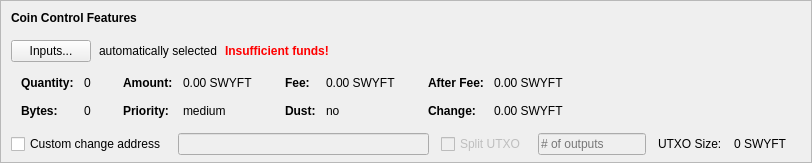
       <widget class="QFrame" name="frameCoinControl">
        <property name="sizePolicy">
         <sizepolicy hsizetype="Expanding" vsizetype="Expanding">
          <horstretch>0</horstretch>
          <verstretch>0</verstretch>
         </sizepolicy>
        </property>
        <property name="maximumSize">
         <size>
          <width>16777215</width>
          <height>16777215</height>
         </size>
        </property>
        <property name="frameShape">
         <enum>QFrame::StyledPanel</enum>
        </property>
        <property name="frameShadow">
         <enum>QFrame::Sunken</enum>
        </property>
        <layout class="QVBoxLayout" name="verticalLayoutCoinControl2">
         <property name="spacing">
          <number>0</number>
         </property>
         <property name="leftMargin">
          <number>0</number>
         </property>
         <property name="topMargin">
          <number>0</number>
         </property>
         <property name="rightMargin">
          <number>0</number>
         </property>
         <property name="bottomMargin">
          <number>6</number>
         </property>
         <item>
          <layout class="QVBoxLayout" name="verticalLayoutCoinControl" stretch="0,0,0,0,1">
           <property name="spacing">
            <number>0</number>
           </property>
           <property name="leftMargin">
            <number>10</number>
           </property>
           <property name="topMargin">
            <number>10</number>
           </property>
           <item>
            <layout class="QHBoxLayout" name="horizontalLayoutCoinControl1">
             <property name="bottomMargin">
              <number>15</number>
             </property>
             <item>
              <widget class="QLabel" name="labelCoinControlFeatures">
               <property name="sizePolicy">
                <sizepolicy hsizetype="Preferred" vsizetype="Maximum">
                 <horstretch>0</horstretch>
                 <verstretch>0</verstretch>
                </sizepolicy>
               </property>
               <property name="font">
                <font>
                 <weight>75</weight>
                 <bold>true</bold>
                </font>
               </property>
               <property name="styleSheet">
                <string notr="true">font-weight:bold;</string>
               </property>
               <property name="text">
                <string>Coin Control Features</string>
               </property>
              </widget>
             </item>
            </layout>
           </item>
           <item>
            <layout class="QHBoxLayout" name="horizontalLayoutCoinControl2" stretch="0,0,0,0">
             <property name="spacing">
              <number>8</number>
             </property>
             <property name="bottomMargin">
              <number>10</number>
             </property>
             <item>
              <widget class="QPushButton" name="pushButtonCoinControl">
               <property name="styleSheet">
                <string notr="true"/>
               </property>
               <property name="text">
                <string>Inputs...</string>
               </property>
               <property name="autoDefault">
                <bool>false</bool>
               </property>
              </widget>
             </item>
             <item>
              <widget class="QLabel" name="labelCoinControlAutomaticallySelected">
               <property name="text">
                <string>automatically selected</string>
               </property>
               <property name="margin">
                <number>5</number>
               </property>
              </widget>
             </item>
             <item>
              <widget class="QLabel" name="labelCoinControlInsuffFunds">
               <property name="font">
                <font>
                 <weight>75</weight>
                 <bold>true</bold>
                </font>
               </property>
               <property name="styleSheet">
                <string notr="true">color:red;font-weight:bold;</string>
               </property>
               <property name="text">
                <string>Insufficient funds!</string>
               </property>
               <property name="margin">
                <number>5</number>
               </property>
              </widget>
             </item>
             <item>
              <spacer name="horizontalSpacerCoinControl">
               <property name="orientation">
                <enum>Qt::Horizontal</enum>
               </property>
               <property name="sizeHint" stdset="0">
                <size>
                 <width>40</width>
                 <height>1</height>
                </size>
               </property>
              </spacer>
             </item>
            </layout>
           </item>
           <item>
            <widget class="QWidget" name="widgetCoinControl" native="true">
             <property name="sizePolicy">
              <sizepolicy hsizetype="Preferred" vsizetype="Preferred">
               <horstretch>0</horstretch>
               <verstretch>0</verstretch>
              </sizepolicy>
             </property>
             <property name="minimumSize">
              <size>
               <width>0</width>
               <height>0</height>
              </size>
             </property>
             <property name="styleSheet">
              <string notr="true"/>
             </property>
             <layout class="QHBoxLayout" name="horizontalLayoutCoinControl5">
              <property name="margin">
               <number>0</number>
              </property>
              <item>
               <layout class="QHBoxLayout" name="horizontalLayoutCoinControl3" stretch="0,0,0,1">
                <property name="spacing">
                 <number>20</number>
                </property>
                <property name="topMargin">
                 <number>0</number>
                </property>
                <property name="bottomMargin">
                 <number>10</number>
                </property>
                <item>
                 <layout class="QFormLayout" name="formLayoutCoinControl1">
                  <property name="horizontalSpacing">
                   <number>10</number>
                  </property>
                  <property name="verticalSpacing">
                   <number>14</number>
                  </property>
                  <property name="leftMargin">
                   <number>10</number>
                  </property>
                  <property name="topMargin">
                   <number>4</number>
                  </property>
                  <property name="rightMargin">
                   <number>6</number>
                  </property>
                  <item row="0" column="0">
                   <widget class="QLabel" name="labelCoinControlQuantityText">
                    <property name="font">
                     <font>
                      <weight>75</weight>
                      <bold>true</bold>
                     </font>
                    </property>
                    <property name="text">
                     <string>Quantity:</string>
                    </property>
                    <property name="margin">
                     <number>0</number>
                    </property>
                   </widget>
                  </item>
                  <item row="0" column="1">
                   <widget class="QLabel" name="labelCoinControlQuantity">
                    <property name="cursor">
                     <cursorShape>IBeamCursor</cursorShape>
                    </property>
                    <property name="contextMenuPolicy">
                     <enum>Qt::ActionsContextMenu</enum>
                    </property>
                    <property name="text">
                     <string notr="true">0</string>
                    </property>
                    <property name="margin">
                     <number>0</number>
                    </property>
                    <property name="textInteractionFlags">
                     <set>Qt::LinksAccessibleByMouse|Qt::TextSelectableByKeyboard|Qt::TextSelectableByMouse</set>
                    </property>
                   </widget>
                  </item>
                  <item row="1" column="0">
                   <widget class="QLabel" name="labelCoinControlBytesText">
                    <property name="font">
                     <font>
                      <weight>75</weight>
                      <bold>true</bold>
                     </font>
                    </property>
                    <property name="text">
                     <string>Bytes:</string>
                    </property>
                   </widget>
                  </item>
                  <item row="1" column="1">
                   <widget class="QLabel" name="labelCoinControlBytes">
                    <property name="cursor">
                     <cursorShape>IBeamCursor</cursorShape>
                    </property>
                    <property name="contextMenuPolicy">
                     <enum>Qt::ActionsContextMenu</enum>
                    </property>
                    <property name="text">
                     <string notr="true">0</string>
                    </property>
                    <property name="textInteractionFlags">
                     <set>Qt::LinksAccessibleByMouse|Qt::TextSelectableByKeyboard|Qt::TextSelectableByMouse</set>
                    </property>
                   </widget>
                  </item>
                 </layout>
                </item>
                <item>
                 <layout class="QFormLayout" name="formLayoutCoinControl2">
                  <property name="horizontalSpacing">
                   <number>10</number>
                  </property>
                  <property name="verticalSpacing">
                   <number>14</number>
                  </property>
                  <property name="leftMargin">
                   <number>6</number>
                  </property>
                  <property name="topMargin">
                   <number>4</number>
                  </property>
                  <property name="rightMargin">
                   <number>6</number>
                  </property>
                  <item row="0" column="0">
                   <widget class="QLabel" name="labelCoinControlAmountText">
                    <property name="font">
                     <font>
                      <weight>75</weight>
                      <bold>true</bold>
                     </font>
                    </property>
                    <property name="text">
                     <string>Amount:</string>
                    </property>
                    <property name="margin">
                     <number>0</number>
                    </property>
                   </widget>
                  </item>
                  <item row="0" column="1">
                   <widget class="QLabel" name="labelCoinControlAmount">
                    <property name="cursor">
                     <cursorShape>IBeamCursor</cursorShape>
                    </property>
                    <property name="contextMenuPolicy">
                     <enum>Qt::ActionsContextMenu</enum>
                    </property>
                    <property name="text">
                     <string notr="true">0.00 SWYFT</string>
                    </property>
                    <property name="textInteractionFlags">
                     <set>Qt::LinksAccessibleByMouse|Qt::TextSelectableByKeyboard|Qt::TextSelectableByMouse</set>
                    </property>
                   </widget>
                  </item>
                  <item row="1" column="0">
                   <widget class="QLabel" name="labelCoinControlPriorityText">
                    <property name="font">
                     <font>
                      <weight>75</weight>
                      <bold>true</bold>
                     </font>
                    </property>
                    <property name="text">
                     <string>Priority:</string>
                    </property>
                   </widget>
                  </item>
                  <item row="1" column="1">
                   <widget class="QLabel" name="labelCoinControlPriority">
                    <property name="cursor">
                     <cursorShape>IBeamCursor</cursorShape>
                    </property>
                    <property name="contextMenuPolicy">
                     <enum>Qt::ActionsContextMenu</enum>
                    </property>
                    <property name="text">
                     <string>medium</string>
                    </property>
                    <property name="textInteractionFlags">
                     <set>Qt::LinksAccessibleByMouse|Qt::TextSelectableByKeyboard|Qt::TextSelectableByMouse</set>
                    </property>
                   </widget>
                  </item>
                 </layout>
                </item>
                <item>
                 <layout class="QFormLayout" name="formLayoutCoinControl3">
                  <property name="horizontalSpacing">
                   <number>10</number>
                  </property>
                  <property name="verticalSpacing">
                   <number>14</number>
                  </property>
                  <property name="leftMargin">
                   <number>6</number>
                  </property>
                  <property name="topMargin">
                   <number>4</number>
                  </property>
                  <property name="rightMargin">
                   <number>6</number>
                  </property>
                  <item row="0" column="0">
                   <widget class="QLabel" name="labelCoinControlFeeText">
                    <property name="font">
                     <font>
                      <weight>75</weight>
                      <bold>true</bold>
                     </font>
                    </property>
                    <property name="text">
                     <string>Fee:</string>
                    </property>
                    <property name="margin">
                     <number>0</number>
                    </property>
                   </widget>
                  </item>
                  <item row="0" column="1">
                   <widget class="QLabel" name="labelCoinControlFee">
                    <property name="cursor">
                     <cursorShape>IBeamCursor</cursorShape>
                    </property>
                    <property name="contextMenuPolicy">
                     <enum>Qt::ActionsContextMenu</enum>
                    </property>
                    <property name="text">
                     <string notr="true">0.00 SWYFT</string>
                    </property>
                    <property name="textInteractionFlags">
                     <set>Qt::LinksAccessibleByMouse|Qt::TextSelectableByKeyboard|Qt::TextSelectableByMouse</set>
                    </property>
                   </widget>
                  </item>
                  <item row="1" column="0">
                   <widget class="QLabel" name="labelCoinControlLowOutputText">
                    <property name="font">
                     <font>
                      <weight>75</weight>
                      <bold>true</bold>
                     </font>
                    </property>
                    <property name="text">
                     <string>Dust:</string>
                    </property>
                   </widget>
                  </item>
                  <item row="1" column="1">
                   <widget class="QLabel" name="labelCoinControlLowOutput">
                    <property name="cursor">
                     <cursorShape>IBeamCursor</cursorShape>
                    </property>
                    <property name="contextMenuPolicy">
                     <enum>Qt::ActionsContextMenu</enum>
                    </property>
                    <property name="text">
                     <string>no</string>
                    </property>
                    <property name="textInteractionFlags">
                     <set>Qt::LinksAccessibleByMouse|Qt::TextSelectableByKeyboard|Qt::TextSelectableByMouse</set>
                    </property>
                   </widget>
                  </item>
                 </layout>
                </item>
                <item>
                 <layout class="QFormLayout" name="formLayoutCoinControl4">
                  <property name="horizontalSpacing">
                   <number>10</number>
                  </property>
                  <property name="verticalSpacing">
                   <number>14</number>
                  </property>
                  <property name="leftMargin">
                   <number>6</number>
                  </property>
                  <property name="topMargin">
                   <number>4</number>
                  </property>
                  <property name="rightMargin">
                   <number>6</number>
                  </property>
                  <item row="0" column="0">
                   <widget class="QLabel" name="labelCoinControlAfterFeeText">
                    <property name="font">
                     <font>
                      <weight>75</weight>
                      <bold>true</bold>
                     </font>
                    </property>
                    <property name="text">
                     <string>After Fee:</string>
                    </property>
                    <property name="margin">
                     <number>0</number>
                    </property>
                   </widget>
                  </item>
                  <item row="0" column="1">
                   <widget class="QLabel" name="labelCoinControlAfterFee">
                    <property name="cursor">
                     <cursorShape>IBeamCursor</cursorShape>
                    </property>
                    <property name="contextMenuPolicy">
                     <enum>Qt::ActionsContextMenu</enum>
                    </property>
                    <property name="text">
                     <string notr="true">0.00 SWYFT</string>
                    </property>
                    <property name="textInteractionFlags">
                     <set>Qt::LinksAccessibleByMouse|Qt::TextSelectableByKeyboard|Qt::TextSelectableByMouse</set>
                    </property>
                   </widget>
                  </item>
                  <item row="1" column="0">
                   <widget class="QLabel" name="labelCoinControlChangeText">
                    <property name="font">
                     <font>
                      <weight>75</weight>
                      <bold>true</bold>
                     </font>
                    </property>
                    <property name="text">
                     <string>Change:</string>
                    </property>
                   </widget>
                  </item>
                  <item row="1" column="1">
                   <widget class="QLabel" name="labelCoinControlChange">
                    <property name="cursor">
                     <cursorShape>IBeamCursor</cursorShape>
                    </property>
                    <property name="contextMenuPolicy">
                     <enum>Qt::ActionsContextMenu</enum>
                    </property>
                    <property name="text">
                     <string notr="true">0.00 SWYFT</string>
                    </property>
                    <property name="textInteractionFlags">
                     <set>Qt::LinksAccessibleByMouse|Qt::TextSelectableByKeyboard|Qt::TextSelectableByMouse</set>
                    </property>
                   </widget>
                  </item>
                 </layout>
                </item>
               </layout>
              </item>
             </layout>
            </widget>
           </item>
           <item>
            <layout class="QHBoxLayout" name="horizontalLayoutCoinControl4" stretch="0,0,0,0,0,0,0">
             <property name="spacing">
              <number>12</number>
             </property>
             <property name="sizeConstraint">
              <enum>QLayout::SetDefaultConstraint</enum>
             </property>
             <property name="topMargin">
              <number>5</number>
             </property>
             <property name="rightMargin">
              <number>5</number>
             </property>
             <item>
              <widget class="QCheckBox" name="checkBoxCoinControlChange">
               <property name="toolTip">
                <string>If this is activated, but the change address is empty or invalid, change will be sent to a newly generated address.</string>
               </property>
               <property name="text">
                <string>Custom change address</string>
               </property>
              </widget>
             </item>
             <item>
              <widget class="QValidatedLineEdit" name="lineEditCoinControlChange">
               <property name="enabled">
                <bool>false</bool>
               </property>
               <property name="sizePolicy">
                <sizepolicy hsizetype="Expanding" vsizetype="Fixed">
                 <horstretch>0</horstretch>
                 <verstretch>0</verstretch>
                </sizepolicy>
               </property>
              </widget>
             </item>
             <item>
              <widget class="QCheckBox" name="splitBlockCheckBox">
               <property name="enabled">
                <bool>false</bool>
               </property>
               <property name="text">
                <string>Split UTXO</string>
               </property>
              </widget>
             </item>
             <item>
              <widget class="QLineEdit" name="splitBlockLineEdit">
               <property name="enabled">
                <bool>false</bool>
               </property>
               <property name="sizePolicy">
                <sizepolicy hsizetype="Fixed" vsizetype="Fixed">
                 <horstretch>50</horstretch>
                 <verstretch>0</verstretch>
                </sizepolicy>
               </property>
               <property name="placeholderText">
                <string># of outputs</string>
               </property>
              </widget>
             </item>
             <item>
              <widget class="QLabel" name="labelBlockSizeText">
               <property name="text">
                <string>UTXO Size:</string>
               </property>
              </widget>
             </item>
             <item>
              <widget class="QLabel" name="labelBlockSize">
               <property name="text">
                <string>0 SWYFT</string>
               </property>
              </widget>
             </item>
             <item>
              <widget class="QLabel" name="labelCoinControlChangeLabel">
               <property name="sizePolicy">
                <sizepolicy hsizetype="Preferred" vsizetype="Expanding">
                 <horstretch>0</horstretch>
                 <verstretch>0</verstretch>
                </sizepolicy>
               </property>
               <property name="minimumSize">
                <size>
                 <width>0</width>
                 <height>0</height>
                </size>
               </property>
               <property name="text">
                <string/>
               </property>
               <property name="margin">
                <number>3</number>
               </property>
              </widget>
             </item>
            </layout>
           </item>
           <item>
            <spacer name="verticalSpacerCoinControl">
             <property name="orientation">
              <enum>Qt::Vertical</enum>
             </property>
             <property name="sizeHint" stdset="0">
              <size>
               <width>800</width>
               <height>1</height>
              </size>
             </property>
            </spacer>
           </item>
          </layout>
         </item>
        </layout>
       </widget>
